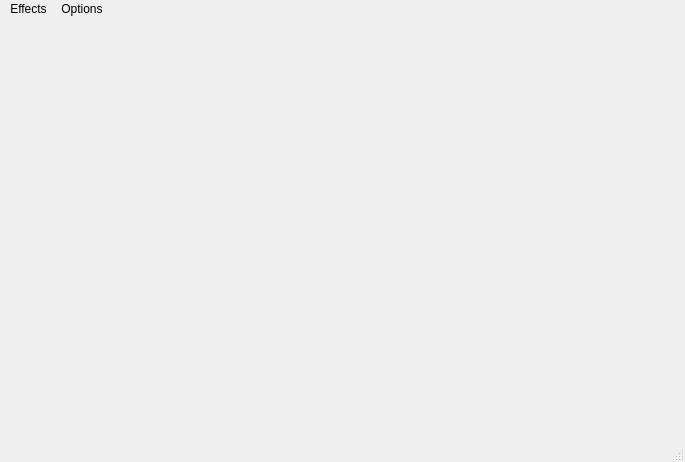
<?xml version="1.0" encoding="UTF-8"?>
<ui version="4.0">
 <class>MainWindow</class>
 <widget class="QMainWindow" name="MainWindow">
  <property name="geometry">
   <rect>
    <x>0</x>
    <y>0</y>
    <width>685</width>
    <height>462</height>
   </rect>
  </property>
  <property name="windowTitle">
   <string>MainWindow</string>
  </property>
  <property name="windowIcon">
   <iconset resource="icons.qrc">
    <normaloff>:/icons/icons/Icon.png</normaloff>:/icons/icons/Icon.png</iconset>
  </property>
  <property name="styleSheet">
   <string notr="true"/>
  </property>
  <widget class="QWidget" name="centralWidget">
   <widget class="QPushButton" name="picBtn">
    <property name="geometry">
     <rect>
      <x>200</x>
      <y>340</y>
      <width>91</width>
      <height>81</height>
     </rect>
    </property>
    <property name="font">
     <font>
      <family>Noto Sans</family>
      <pointsize>9</pointsize>
      <weight>50</weight>
      <italic>false</italic>
      <bold>false</bold>
     </font>
    </property>
    <property name="cursor">
     <cursorShape>PointingHandCursor</cursorShape>
    </property>
    <property name="mouseTracking">
     <bool>false</bool>
    </property>
    <property name="toolTip">
     <string>Take a Pic!</string>
    </property>
    <property name="styleSheet">
     <string notr="true">border: 0px;</string>
    </property>
    <property name="text">
     <string/>
    </property>
    <property name="icon">
     <iconset resource="icons.qrc">
      <normaloff>:/icons/icons/take a pic.png</normaloff>:/icons/icons/take a pic.png</iconset>
    </property>
    <property name="iconSize">
     <size>
      <width>81</width>
      <height>81</height>
     </size>
    </property>
    <property name="checkable">
     <bool>false</bool>
    </property>
    <property name="flat">
     <bool>false</bool>
    </property>
   </widget>
   <widget class="QPushButton" name="recBtn">
    <property name="geometry">
     <rect>
      <x>350</x>
      <y>340</y>
      <width>91</width>
      <height>81</height>
     </rect>
    </property>
    <property name="cursor">
     <cursorShape>PointingHandCursor</cursorShape>
    </property>
    <property name="mouseTracking">
     <bool>false</bool>
    </property>
    <property name="toolTip">
     <string>Start Recording</string>
    </property>
    <property name="styleSheet">
     <string notr="true">border: 0px;</string>
    </property>
    <property name="text">
     <string/>
    </property>
    <property name="icon">
     <iconset resource="icons.qrc">
      <normaloff>:/icons/icons/record.png</normaloff>:/icons/icons/record.png</iconset>
    </property>
    <property name="iconSize">
     <size>
      <width>81</width>
      <height>81</height>
     </size>
    </property>
   </widget>
   <widget class="QPushButton" name="stopRecBtn">
    <property name="geometry">
     <rect>
      <x>350</x>
      <y>340</y>
      <width>91</width>
      <height>81</height>
     </rect>
    </property>
    <property name="cursor">
     <cursorShape>PointingHandCursor</cursorShape>
    </property>
    <property name="mouseTracking">
     <bool>false</bool>
    </property>
    <property name="toolTip">
     <string>Stop Recording</string>
    </property>
    <property name="styleSheet">
     <string notr="true">border: 0px;</string>
    </property>
    <property name="text">
     <string/>
    </property>
    <property name="icon">
     <iconset resource="icons.qrc">
      <normaloff>:/icons/icons/record.png</normaloff>:/icons/icons/record.png</iconset>
    </property>
    <property name="iconSize">
     <size>
      <width>81</width>
      <height>81</height>
     </size>
    </property>
   </widget>
  </widget>
  <widget class="QStatusBar" name="statusBar">
   <property name="palette">
    <palette>
     <active>
      <colorrole role="WindowText">
       <brush brushstyle="SolidPattern">
        <color alpha="255">
         <red>0</red>
         <green>0</green>
         <blue>0</blue>
        </color>
       </brush>
      </colorrole>
      <colorrole role="Button">
       <brush brushstyle="SolidPattern">
        <color alpha="255">
         <red>239</red>
         <green>235</green>
         <blue>231</blue>
        </color>
       </brush>
      </colorrole>
      <colorrole role="Light">
       <brush brushstyle="SolidPattern">
        <color alpha="255">
         <red>255</red>
         <green>255</green>
         <blue>255</blue>
        </color>
       </brush>
      </colorrole>
      <colorrole role="Midlight">
       <brush brushstyle="SolidPattern">
        <color alpha="255">
         <red>247</red>
         <green>245</green>
         <blue>243</blue>
        </color>
       </brush>
      </colorrole>
      <colorrole role="Dark">
       <brush brushstyle="SolidPattern">
        <color alpha="255">
         <red>119</red>
         <green>117</green>
         <blue>115</blue>
        </color>
       </brush>
      </colorrole>
      <colorrole role="Mid">
       <brush brushstyle="SolidPattern">
        <color alpha="255">
         <red>159</red>
         <green>157</green>
         <blue>154</blue>
        </color>
       </brush>
      </colorrole>
      <colorrole role="Text">
       <brush brushstyle="SolidPattern">
        <color alpha="255">
         <red>0</red>
         <green>0</green>
         <blue>0</blue>
        </color>
       </brush>
      </colorrole>
      <colorrole role="BrightText">
       <brush brushstyle="SolidPattern">
        <color alpha="255">
         <red>255</red>
         <green>255</green>
         <blue>255</blue>
        </color>
       </brush>
      </colorrole>
      <colorrole role="ButtonText">
       <brush brushstyle="SolidPattern">
        <color alpha="255">
         <red>0</red>
         <green>0</green>
         <blue>0</blue>
        </color>
       </brush>
      </colorrole>
      <colorrole role="Base">
       <brush brushstyle="SolidPattern">
        <color alpha="255">
         <red>255</red>
         <green>255</green>
         <blue>255</blue>
        </color>
       </brush>
      </colorrole>
      <colorrole role="Window">
       <brush brushstyle="SolidPattern">
        <color alpha="255">
         <red>239</red>
         <green>235</green>
         <blue>231</blue>
        </color>
       </brush>
      </colorrole>
      <colorrole role="Shadow">
       <brush brushstyle="SolidPattern">
        <color alpha="255">
         <red>0</red>
         <green>0</green>
         <blue>0</blue>
        </color>
       </brush>
      </colorrole>
      <colorrole role="AlternateBase">
       <brush brushstyle="SolidPattern">
        <color alpha="255">
         <red>247</red>
         <green>245</green>
         <blue>243</blue>
        </color>
       </brush>
      </colorrole>
      <colorrole role="ToolTipBase">
       <brush brushstyle="SolidPattern">
        <color alpha="255">
         <red>255</red>
         <green>255</green>
         <blue>220</blue>
        </color>
       </brush>
      </colorrole>
      <colorrole role="ToolTipText">
       <brush brushstyle="SolidPattern">
        <color alpha="255">
         <red>0</red>
         <green>0</green>
         <blue>0</blue>
        </color>
       </brush>
      </colorrole>
     </active>
     <inactive>
      <colorrole role="WindowText">
       <brush brushstyle="SolidPattern">
        <color alpha="255">
         <red>0</red>
         <green>0</green>
         <blue>0</blue>
        </color>
       </brush>
      </colorrole>
      <colorrole role="Button">
       <brush brushstyle="SolidPattern">
        <color alpha="255">
         <red>239</red>
         <green>235</green>
         <blue>231</blue>
        </color>
       </brush>
      </colorrole>
      <colorrole role="Light">
       <brush brushstyle="SolidPattern">
        <color alpha="255">
         <red>255</red>
         <green>255</green>
         <blue>255</blue>
        </color>
       </brush>
      </colorrole>
      <colorrole role="Midlight">
       <brush brushstyle="SolidPattern">
        <color alpha="255">
         <red>247</red>
         <green>245</green>
         <blue>243</blue>
        </color>
       </brush>
      </colorrole>
      <colorrole role="Dark">
       <brush brushstyle="SolidPattern">
        <color alpha="255">
         <red>119</red>
         <green>117</green>
         <blue>115</blue>
        </color>
       </brush>
      </colorrole>
      <colorrole role="Mid">
       <brush brushstyle="SolidPattern">
        <color alpha="255">
         <red>159</red>
         <green>157</green>
         <blue>154</blue>
        </color>
       </brush>
      </colorrole>
      <colorrole role="Text">
       <brush brushstyle="SolidPattern">
        <color alpha="255">
         <red>0</red>
         <green>0</green>
         <blue>0</blue>
        </color>
       </brush>
      </colorrole>
      <colorrole role="BrightText">
       <brush brushstyle="SolidPattern">
        <color alpha="255">
         <red>255</red>
         <green>255</green>
         <blue>255</blue>
        </color>
       </brush>
      </colorrole>
      <colorrole role="ButtonText">
       <brush brushstyle="SolidPattern">
        <color alpha="255">
         <red>0</red>
         <green>0</green>
         <blue>0</blue>
        </color>
       </brush>
      </colorrole>
      <colorrole role="Base">
       <brush brushstyle="SolidPattern">
        <color alpha="255">
         <red>255</red>
         <green>255</green>
         <blue>255</blue>
        </color>
       </brush>
      </colorrole>
      <colorrole role="Window">
       <brush brushstyle="SolidPattern">
        <color alpha="255">
         <red>239</red>
         <green>235</green>
         <blue>231</blue>
        </color>
       </brush>
      </colorrole>
      <colorrole role="Shadow">
       <brush brushstyle="SolidPattern">
        <color alpha="255">
         <red>0</red>
         <green>0</green>
         <blue>0</blue>
        </color>
       </brush>
      </colorrole>
      <colorrole role="AlternateBase">
       <brush brushstyle="SolidPattern">
        <color alpha="255">
         <red>247</red>
         <green>245</green>
         <blue>243</blue>
        </color>
       </brush>
      </colorrole>
      <colorrole role="ToolTipBase">
       <brush brushstyle="SolidPattern">
        <color alpha="255">
         <red>255</red>
         <green>255</green>
         <blue>220</blue>
        </color>
       </brush>
      </colorrole>
      <colorrole role="ToolTipText">
       <brush brushstyle="SolidPattern">
        <color alpha="255">
         <red>0</red>
         <green>0</green>
         <blue>0</blue>
        </color>
       </brush>
      </colorrole>
     </inactive>
     <disabled>
      <colorrole role="WindowText">
       <brush brushstyle="SolidPattern">
        <color alpha="255">
         <red>119</red>
         <green>117</green>
         <blue>115</blue>
        </color>
       </brush>
      </colorrole>
      <colorrole role="Button">
       <brush brushstyle="SolidPattern">
        <color alpha="255">
         <red>239</red>
         <green>235</green>
         <blue>231</blue>
        </color>
       </brush>
      </colorrole>
      <colorrole role="Light">
       <brush brushstyle="SolidPattern">
        <color alpha="255">
         <red>255</red>
         <green>255</green>
         <blue>255</blue>
        </color>
       </brush>
      </colorrole>
      <colorrole role="Midlight">
       <brush brushstyle="SolidPattern">
        <color alpha="255">
         <red>247</red>
         <green>245</green>
         <blue>243</blue>
        </color>
       </brush>
      </colorrole>
      <colorrole role="Dark">
       <brush brushstyle="SolidPattern">
        <color alpha="255">
         <red>119</red>
         <green>117</green>
         <blue>115</blue>
        </color>
       </brush>
      </colorrole>
      <colorrole role="Mid">
       <brush brushstyle="SolidPattern">
        <color alpha="255">
         <red>159</red>
         <green>157</green>
         <blue>154</blue>
        </color>
       </brush>
      </colorrole>
      <colorrole role="Text">
       <brush brushstyle="SolidPattern">
        <color alpha="255">
         <red>119</red>
         <green>117</green>
         <blue>115</blue>
        </color>
       </brush>
      </colorrole>
      <colorrole role="BrightText">
       <brush brushstyle="SolidPattern">
        <color alpha="255">
         <red>255</red>
         <green>255</green>
         <blue>255</blue>
        </color>
       </brush>
      </colorrole>
      <colorrole role="ButtonText">
       <brush brushstyle="SolidPattern">
        <color alpha="255">
         <red>119</red>
         <green>117</green>
         <blue>115</blue>
        </color>
       </brush>
      </colorrole>
      <colorrole role="Base">
       <brush brushstyle="SolidPattern">
        <color alpha="255">
         <red>239</red>
         <green>235</green>
         <blue>231</blue>
        </color>
       </brush>
      </colorrole>
      <colorrole role="Window">
       <brush brushstyle="SolidPattern">
        <color alpha="255">
         <red>239</red>
         <green>235</green>
         <blue>231</blue>
        </color>
       </brush>
      </colorrole>
      <colorrole role="Shadow">
       <brush brushstyle="SolidPattern">
        <color alpha="255">
         <red>0</red>
         <green>0</green>
         <blue>0</blue>
        </color>
       </brush>
      </colorrole>
      <colorrole role="AlternateBase">
       <brush brushstyle="SolidPattern">
        <color alpha="255">
         <red>239</red>
         <green>235</green>
         <blue>231</blue>
        </color>
       </brush>
      </colorrole>
      <colorrole role="ToolTipBase">
       <brush brushstyle="SolidPattern">
        <color alpha="255">
         <red>255</red>
         <green>255</green>
         <blue>220</blue>
        </color>
       </brush>
      </colorrole>
      <colorrole role="ToolTipText">
       <brush brushstyle="SolidPattern">
        <color alpha="255">
         <red>0</red>
         <green>0</green>
         <blue>0</blue>
        </color>
       </brush>
      </colorrole>
     </disabled>
    </palette>
   </property>
  </widget>
  <widget class="QMenuBar" name="menuBar">
   <property name="geometry">
    <rect>
     <x>0</x>
     <y>0</y>
     <width>685</width>
     <height>22</height>
    </rect>
   </property>
   <property name="palette">
    <palette>
     <active>
      <colorrole role="Base">
       <brush brushstyle="SolidPattern">
        <color alpha="255">
         <red>255</red>
         <green>255</green>
         <blue>255</blue>
        </color>
       </brush>
      </colorrole>
      <colorrole role="Window">
       <brush brushstyle="SolidPattern">
        <color alpha="0">
         <red>191</red>
         <green>64</green>
         <blue>64</blue>
        </color>
       </brush>
      </colorrole>
     </active>
     <inactive>
      <colorrole role="Base">
       <brush brushstyle="SolidPattern">
        <color alpha="255">
         <red>255</red>
         <green>255</green>
         <blue>255</blue>
        </color>
       </brush>
      </colorrole>
      <colorrole role="Window">
       <brush brushstyle="SolidPattern">
        <color alpha="0">
         <red>191</red>
         <green>64</green>
         <blue>64</blue>
        </color>
       </brush>
      </colorrole>
     </inactive>
     <disabled>
      <colorrole role="Base">
       <brush brushstyle="SolidPattern">
        <color alpha="0">
         <red>191</red>
         <green>64</green>
         <blue>64</blue>
        </color>
       </brush>
      </colorrole>
      <colorrole role="Window">
       <brush brushstyle="SolidPattern">
        <color alpha="0">
         <red>191</red>
         <green>64</green>
         <blue>64</blue>
        </color>
       </brush>
      </colorrole>
     </disabled>
    </palette>
   </property>
   <property name="styleSheet">
    <string notr="true"/>
   </property>
   <widget class="QMenu" name="menuEffects">
    <property name="palette">
     <palette>
      <active>
       <colorrole role="Base">
        <brush brushstyle="SolidPattern">
         <color alpha="0">
          <red>191</red>
          <green>64</green>
          <blue>64</blue>
         </color>
        </brush>
       </colorrole>
       <colorrole role="Window">
        <brush brushstyle="SolidPattern">
         <color alpha="0">
          <red>191</red>
          <green>64</green>
          <blue>64</blue>
         </color>
        </brush>
       </colorrole>
      </active>
      <inactive>
       <colorrole role="Base">
        <brush brushstyle="SolidPattern">
         <color alpha="0">
          <red>191</red>
          <green>64</green>
          <blue>64</blue>
         </color>
        </brush>
       </colorrole>
       <colorrole role="Window">
        <brush brushstyle="SolidPattern">
         <color alpha="0">
          <red>191</red>
          <green>64</green>
          <blue>64</blue>
         </color>
        </brush>
       </colorrole>
      </inactive>
      <disabled>
       <colorrole role="Base">
        <brush brushstyle="SolidPattern">
         <color alpha="0">
          <red>191</red>
          <green>64</green>
          <blue>64</blue>
         </color>
        </brush>
       </colorrole>
       <colorrole role="Window">
        <brush brushstyle="SolidPattern">
         <color alpha="0">
          <red>191</red>
          <green>64</green>
          <blue>64</blue>
         </color>
        </brush>
       </colorrole>
      </disabled>
     </palette>
    </property>
    <property name="cursor">
     <cursorShape>PointingHandCursor</cursorShape>
    </property>
    <property name="styleSheet">
     <string notr="true"/>
    </property>
    <property name="title">
     <string>Effects</string>
    </property>
    <addaction name="actionColor_Contours"/>
    <addaction name="actionSobel"/>
    <addaction name="actionCanny_Edges"/>
    <addaction name="actionNo_Effects"/>
   </widget>
   <widget class="QMenu" name="menuOptions">
    <property name="palette">
     <palette>
      <active>
       <colorrole role="Base">
        <brush brushstyle="SolidPattern">
         <color alpha="0">
          <red>191</red>
          <green>64</green>
          <blue>64</blue>
         </color>
        </brush>
       </colorrole>
       <colorrole role="Window">
        <brush brushstyle="SolidPattern">
         <color alpha="0">
          <red>191</red>
          <green>64</green>
          <blue>64</blue>
         </color>
        </brush>
       </colorrole>
      </active>
      <inactive>
       <colorrole role="Base">
        <brush brushstyle="SolidPattern">
         <color alpha="0">
          <red>191</red>
          <green>64</green>
          <blue>64</blue>
         </color>
        </brush>
       </colorrole>
       <colorrole role="Window">
        <brush brushstyle="SolidPattern">
         <color alpha="0">
          <red>191</red>
          <green>64</green>
          <blue>64</blue>
         </color>
        </brush>
       </colorrole>
      </inactive>
      <disabled>
       <colorrole role="Base">
        <brush brushstyle="SolidPattern">
         <color alpha="0">
          <red>191</red>
          <green>64</green>
          <blue>64</blue>
         </color>
        </brush>
       </colorrole>
       <colorrole role="Window">
        <brush brushstyle="SolidPattern">
         <color alpha="0">
          <red>191</red>
          <green>64</green>
          <blue>64</blue>
         </color>
        </brush>
       </colorrole>
      </disabled>
     </palette>
    </property>
    <property name="cursor">
     <cursorShape>PointingHandCursor</cursorShape>
    </property>
    <property name="styleSheet">
     <string notr="true"/>
    </property>
    <property name="title">
     <string>Options</string>
    </property>
    <addaction name="actionVideo_Settings"/>
    <addaction name="actionAbout_PicMoments"/>
   </widget>
   <addaction name="menuEffects"/>
   <addaction name="menuOptions"/>
  </widget>
  <action name="actionCanny_Edges">
   <property name="checkable">
    <bool>true</bool>
   </property>
   <property name="checked">
    <bool>false</bool>
   </property>
   <property name="enabled">
    <bool>true</bool>
   </property>
   <property name="text">
    <string>Canny Edges</string>
   </property>
  </action>
  <action name="actionAbout_PicMoments">
   <property name="checkable">
    <bool>true</bool>
   </property>
   <property name="text">
    <string>About PicYou...</string>
   </property>
  </action>
  <action name="actionColor_Contours">
   <property name="checkable">
    <bool>true</bool>
   </property>
   <property name="text">
    <string>Color Contours</string>
   </property>
  </action>
  <action name="actionVideo_Settings">
   <property name="checkable">
    <bool>true</bool>
   </property>
   <property name="text">
    <string>Video Settings</string>
   </property>
  </action>
  <action name="actionSobel">
   <property name="checkable">
    <bool>true</bool>
   </property>
   <property name="text">
    <string>Sobel</string>
   </property>
  </action>
  <action name="actionNo_Effects">
   <property name="checkable">
    <bool>true</bool>
   </property>
   <property name="text">
    <string>No Effects</string>
   </property>
  </action>
 </widget>
 <layoutdefault spacing="6" margin="11"/>
 <resources>
  <include location="icons.qrc"/>
 </resources>
 <connections/>
</ui>
